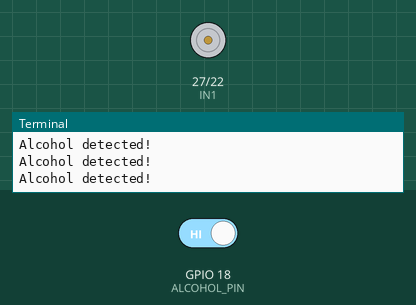
Recording of a program running on a simulated Raspberry Pi (BCM pin numbers). Parts: motor-driver pin pairs drawn as motors (green arrow = first pin HIGH = forward, orange = second pin HIGH = backward, longer = more drive, scaled by the enable pin), the last lines printed to the terminal. The inputs (shaded band) are chosen by the test bench; at power-on: GPIO 18 (ALCOHOL_PIN) HIGH.

Above: at 1.2 s.
1.3 s: GPIO 18 (ALCOHOL_PIN) driven LOW
At 2.5 s:
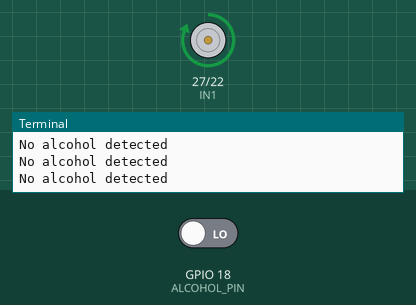
2.8 s: GPIO 18 (ALCOHOL_PIN) driven HIGH
At 3.7 s:
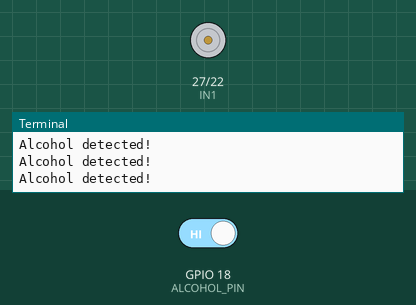
Timing chart, 0 to 5.8 s (numbered marks = the images above; inputs shaded):
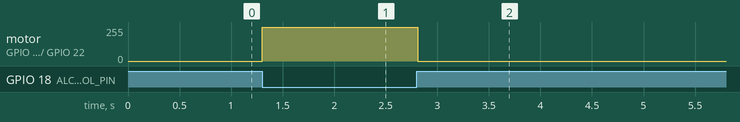

Measured:
- after the input at 1.3 s, motor on GPIO 27 (IN1) / GPIO 22 (IN2): stopped → forward 255/255 at once
- after the input at 2.8 s, motor on GPIO 27 (IN1) / GPIO 22 (IN2): forward 255/255 → stopped at once

The program:

MotorControl.py
```python
import RPi.GPIO as GPIO
import time

# Set up the GPIO pins
ALCOHOL_PIN = 18
GPIO.setmode(GPIO.BCM)
GPIO.setup(ALCOHOL_PIN, GPIO.IN)

# Set up the gpio pin for motor
ENA = 17
IN1 = 27
IN2 = 22

GPIO.setmode(GPIO.BCM)
GPIO.setwarnings(False)
GPIO.setup(ENA,GPIO.OUT)
GPIO.setup(IN1,GPIO.OUT)
GPIO.setup(IN2,GPIO.OUT)


def forward():
    GPIO.output(ENA,GPIO.HIGH)
    GPIO.output(IN1,GPIO.HIGH)
    GPIO.output(IN2,GPIO.LOW)
def stop():
    GPIO.output(ENA,GPIO.LOW)
    GPIO.output(IN1,GPIO.LOW)
    GPIO.output(IN2,GPIO.HIGH)

# Main loop
while True:
    # Read the digital signal from the alcohol sensor
    alcohol_value = GPIO.input(ALCOHOL_PIN)

    # Check the alcohol concentration level and take appropriate action
    if alcohol_value == 0:
        forward()
        print("No alcohol detected")
    else:
        stop()
        print("Alcohol detected!")

    # Wait for a short time before taking the next measurement
    time.sleep(0.1)
# for buzzer
# Check the alcohol concentration level and take appropriate action
if alcohol_value == 0:
    forward()
    GPIO.output(BUZZER_PIN, GPIO.LOW) # Turn off the buzzer
    print("No alcohol detected")
else:
    stop()
    GPIO.output(BUZZER_PIN, GPIO.HIGH) # Turn on the buzzer
    print("Alcohol detected!")
```
